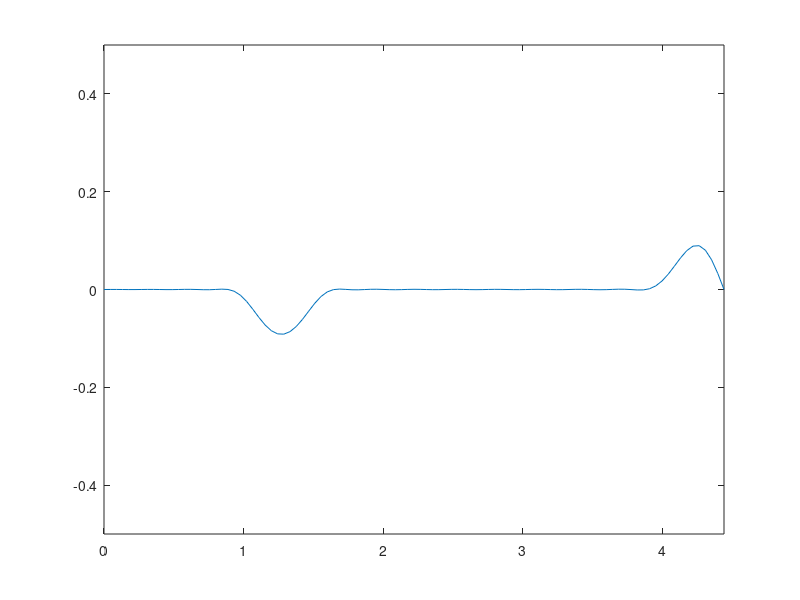

Recreate this plot in MATLAB.
function stringfourier1
clc;
clf;
a = 0.5;
L = pi * sqrt(2);
tmax = 30;
t = 0:tmax/100:tmax;
x = 0:L/100:L;

    function y = phi(x)
        for i=1:length(x)
            if 1 < x(i) && x(i) < 2
                y(i) = 10 * exp(4/((2*x(i)-3)^2 -1));
            else
                y(i) = 0;
            end
        end
    end

    function y = psi(x)
        y = 0;
    end

    function y = fourier(x, t)
        y = 0;
        for k=1:tmax % replace tmax with 30 if errors
            Xk=sin(k*pi*x/L);
            Ak=(2/L)*trapz(x, phi(x).*Xk);
            Bk=(2/(a*k*pi))*trapz(x, psi(x).*Xk);
            Tk=Ak*cos(a*k*pi*t/L) + Bk*sin(a*k*pi*t/L);
            y = y + Tk*Xk;
        end
    end

for n=1:length(t)
    plot(x, fourier(x, t(n)));
    axis([0, L, -0.5, 0.5]);
    M(k)=getframe;
end

end